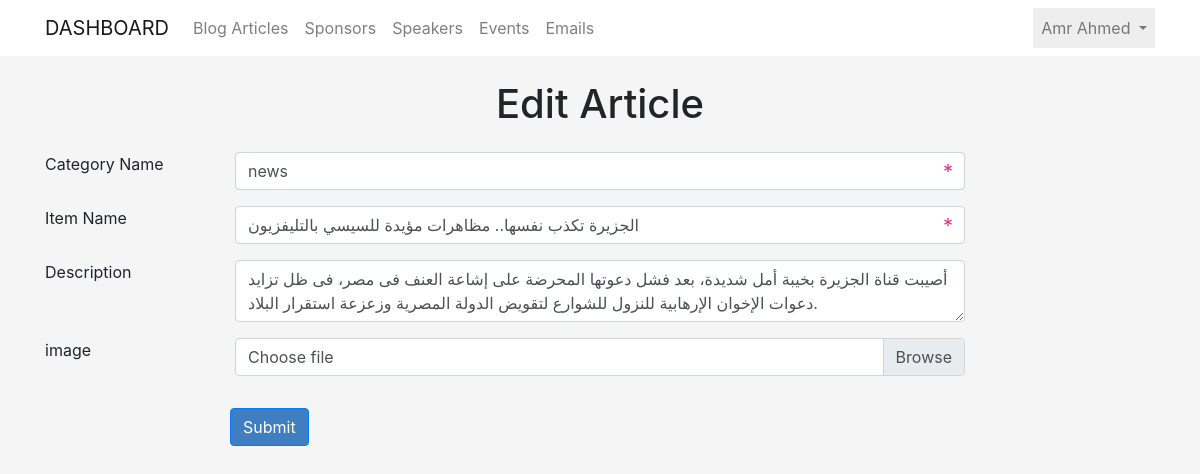
The app's page /admin/articles.php?do=edit&item_id=40 (signed in) with its own data.
### tables this page shows
CREATE TABLE `articles` (
  `item_id` int(11) NOT NULL,
  `name` varchar(255) NOT NULL,
  `description` text NOT NULL,
  `content` text NOT NULL,
  `add_date` date NOT NULL,
  `image` varchar(255) NOT NULL,
  `approval` smallint(6) NOT NULL,
  `cat_id` int(11) NOT NULL
);

CREATE TABLE `categories` (
  `cat_id` int(11) NOT NULL,
  `name` varchar(255) NOT NULL
);

### admin/articles.php (the view, shortened to what this page needs)
<?php
	if(isset($_SESSION['user_type'])){
		include 'init.inc.php';
		?>
		<div class="container">
		<?php
		$do = isset($_GET['do']) ? $_GET['do'] : 'Manage';
		if($do == 'Manage'){
			$query = '';
			if(isset($_GET['page']) && $_GET['page'] == 'Pending'){
				$query = 'AND RegStatus = 0';
			}
		?>
			<h1 class="text-center mb-4 mt-4">Manage Articles</h1>
			<a href="articles.php?do=add"><div class="add-button position-fixed d-flex justify-content-center align-articles-center">+</div></a>
		<?php
			$stmt = $db->prepare("SELECT 					articles.approval,articles.item_id,articles.name,articles.description,articles.add_date, articles.cat_id, categories.name AS cat_name FROM articles JOIN categories ON articles.cat_id = categories.cat_id ORDER BY articles.add_date DESC");
			$stmt->execute();
			if($stmt->rowCount() > 0){
				$rows = $stmt->fetchAll();
			?>
			<table class="table table-striped">
			  <thead class="thead-dark">
				<tr>
				  <th scope="col">Name</th>
				  <th scope="col">Description</th>
				  <th scope="col">Category Name</th>
				  <th scope="col">Adding Date</th>
				  <th scope="col">Control</th>
				</tr>
			 </thead>
			 <tbody>
			<?php
				foreach($rows as $row){
			?>
				<tr>
				  <td><?php echo $row['name']; ?></td>
				  <td><?php echo $row['description']; ?></td>
				  <td><?php echo $row['cat_name']; ?></td>
				  <td><?php echo $row['add_date']; ?></td>
				  <td>
					<?php
						if($row['approval'] == '1'){
							echo '<a href="../article.php?p=' . $row['item_id'] . '" class="mb-2 btn btn-primary btn-sm"><i class="fas fa-eye"></i> view</a>';
						}
					?>
					<a href="articles.php?do=edit&item_id=<?php echo $row['item_id']; ?>" class="mb-2 btn btn-info btn-sm"><i class="fas fa-edit"></i> Edit</a>
					<a href="articles.php?do=delete&item_id=<?php echo $row['item_id']; ?>" class="mb-2 btn btn-danger confirm btn-sm"><i class="fas fa-trash-alt"></i> DELETE</a>
				  </td>
				</tr>
			<?php
				}
			?>
			  </tbody>
			</table>
			<?php
			}else{
				echo "<div class='alert alert-danger text-center'>No Data was found.</div>";
			}
		}else if($do == 'edit'){
				$item_id = isset($_GET['item_id']) && is_numeric($_GET['item_id']) ? $_GET['item_id'] : 0;
				$stmt = $db->prepare("SELECT articles.item_id,articles.name,articles.description,
					categories.name AS cat_name
					FROM articles
					JOIN categories ON categories.cat_id = articles.cat_id
                    WHERE articles.item_id = ?");
				$stmt->execute(array($item_id));
				if( $stmt->rowCount() > 0){
					$fetch = $stmt->fetch();
					extract($fetch);
					?>
				<h1 class="text-center mb-4 mt-4">Edit Article</h1>
					<form action="articles.php?do=update" enctype="multipart/form-data" method="POST"class="new-item-form">
					<div class="form-group row">
						<label for="userEmail" class="col-sm-2">Category Name</label>
						<div  class="col-sm-10  col-md-8 position-relative">
							<input name="cat_name" type="text" placeholder="category name..."  class="form-control" id="userEmail" required="" value="<?php echo $cat_name; ?>">
						</div>
					</div>
					<div class="form-group row">
						<label for="userEmails" class="col-sm-2">Item Name</label>
						<div  class="col-sm-10  col-md-8">
							<input name="item_name" type="text" placeholder="category name..."  class="form-control" id="userEmails" required="" value="<?php echo $name; ?>">
						</div>
					</div>
					 <div class="form-group row">
						<label for="userNameEdit" class="col-sm-2">Description</label>
						<div  class="col-sm-10 col-md-8">
							<textarea class="form-control"placeholder="Item Description..." name="description" required="" ><?php echo $description; ?></textarea>
						</div>
					</div>
					<div class="form-group row">
						<label for="userEmails" class="col-sm-2">image</label>
						<div  class="col-sm-10  col-md-8">
							<div class="input-group mb-3">
							  <div class="custom-file">
								<label class="custom-file-label" for="inputGroupFile01">Choose file</label>
							  </div>
							</div>
						</div>
					</div>
					<button type="submit" class="btn btn-primary offset-md-2">Submit</button>
				</form>
			<?php
				}else{
					$msg = "<div class='alert alert-danger text-center'>There's no such id</div>";
					redirect('articles.php' , $msg , 5);
				}
		}else if($do == 'insert'){
				if($_SERVER['REQUEST_METHOD'] == 'POST'){
					$cat_name 		= trim($_POST['cat_name']);
					$item_name		= trim($_POST['item_name']);
					$description 	= trim($_POST['description']);
					$content 		= trim($_POST['content']);
					$countErrors 	= 0;
					$errors = array();
					$files 		= $_FILES['articleImage'];
					$filename 	= $files['name'];
					$filetype 	= $files['type'];
					$filesize 	= $files['size'];
					$tmpname 	= $files['tmp_name'];
					$fileerror 	= $files['error'];
					$image_name = '';
					$dir = scandir(__DIR__ . '/../');
					if(!in_array('uploaded_files',$dir)){
						mkdir(__DIR__ . '/../uploaded_files/');
					}
					$acceptable_ext = ['jpg' , 'jpeg'  , 'png'];
						if($fileerror == 4){
							$countErrors++;
							$errors[] = 'No Files Were Uploaded';
						}else{
							if( !in_array(strtolower(explode('/' ,$filetype)[1]) , $acceptable_ext) ){
								$countErrors++;
								$errors[] = 'File Type not Acceptable';
							}
							if($filesize > 25000000){
								$countErrors++;
								$errors[] = 'File Size is larger than 15MB';
							}
						}
					function Validate($cat_name , $item_name , $description   , $countErrors){
						global $errors;
						if(empty($cat_name)){
							$errors[] = 'Category Name Can\'t Be Empty';
							$countErrors++;
						}
						if(empty($item_name)){
							$errors[] = 'Item Name Can\'t Be Empty';
							$countErrors++;
						}
						if(empty($description)){
							$errors[] = 'Description Can\'t Be Empty';
							$countErrors++;
						}
						if(count($errors) > 0){
							foreach($errors as $err){
								echo '<div class="alert alert-danger text-center">' . $err . '</div>';
							}
							$msg = '';
							redirect('' , $msg , 7);
						}
					}
					$count = checkItem('categories' , 'name' , $cat_name);
					if($count > 0){
						$stmt = $db->prepare("SELECT cat_id FROM categories WHERE name = ? LIMIT 1;");
						$stmt->execute(array($cat_name));
						$row = $stmt->fetch();
						$cat_id = $row['cat_id'];
						Validate($cat_name , $item_name , $description   , $countErrors);
						if($countErrors == 0){
							function compress($type ,$source, $destination, $quality) {
								$info = getimagesize($source);
								if($type == 'jpg'){
									$image = imagecreatefromjpeg($source);
									imagejpeg($image, $destination, $quality);
								}else if($type == 'png'){
									$image = imagecreatefrompng($source);
									imagepng($image, $destination, $quality);
								}
							}
							if($filetype == 'image/jpeg' || $filetype == 'image/jpg'){
								$image_name = $item_name . uniqid(true) . '.jpg';
								compress('jpg' , $tmpname , '../uploaded_files/' . $image_name , 20);
							}else if($filetype == 'image/png'){
								$image_name = $item_name . uniqid(true) . '.png';
								compress('png' , $tmpname , '../uploaded_files/' . $image_name , 7);
							}
							$stmt = $db->prepare("INSERT INTO articles (name,description,content,add_date,cat_id,image,approval) VALUES (?,?,?,NOW(),? , ?,?)");
							$stmt->execute(array($item_name , $description, $content , $cat_id , $image_name , "1"));
							$msg = "<div class='alert alert-success text-center'>Article Added Successfully</div>";
							redirect("articles.php", $msg , 5);
						}
					}else{
						Validate($cat_name , $item_name , $description   , $countErrors);
						if($countErrors == 0){
							function compress($type ,$source, $destination, $quality) {
								$info = getimagesize($source);
								if($type == 'jpg'){
									$image = imagecreatefromjpeg($source);
									imagejpeg($image, $destination, $quality);
								}else if($type == 'png'){
									$image = imagecreatefrompng($source);
									imagepng($image, $destination, $quality);
								}
							}
							if($filetype == 'image/jpeg' || $filetype == 'image/jpg'){
								$image_name = $item_name . uniqid(true) . '.jpg';
								compress('jpg' , $tmpname , '../uploaded_files/' . $image_name , 20);
							}else if($filetype == 'image/png'){
								$image_name = $item_name . uniqid(true) . '.png';
								compress('png' , $tmpname , '../uploaded_files/' . $image_name , 7);
							}
							$ins = $db->prepare("INSERT INTO categories (name) VALUES (?)");
							$ins->execute(array($cat_name));
							$stmt = $db->prepare("SELECT cat_id FROM categories WHERE name = ? LIMIT 1;");
							$stmt->execute(array($cat_name));
							$row = $stmt->fetch();
							$cat_id = $row['cat_id'];
							$stmt2 = $db->prepare("INSERT INTO articles (name,description,content,add_date,cat_id,image,approval) VALUES (?,?,?,NOW(),? ,?, ?)");
							$stmt2->execute(array($item_name , $description , $content , $cat_id , $image_name, "1"));
							$msg = "<div class='alert alert-success text-center'>Article Added Successfully</div>";
							redirect("articles.php", $msg , 5);
						}
					}
				}else{
					$msg = '<div class="text-center alert alert-danger">You Can\'t Access This Page Directly</div>';
					redirect('', $msg , 3);
				}
		}else if($do == 'update'){
				if($_SERVER['REQUEST_METHOD'] == 'POST'){
					$item_id 		= $_POST['item_id'];
					$cat_name 		= trim($_POST['cat_name']);
					$item_name		= trim($_POST['item_name']);
					$description 	= trim($_POST['description']);
					$countErrors 	= 0;
					function Validate($cat_name , $item_name , $description   , $countErrors){
						$errors = array();
						if(empty($cat_name)){
							$errors[] = 'Category Name Can\'t Be Empty';
							$countErrors++;
						}
						if(empty($item_name)){
							$errors[] = 'Item Name Can\'t Be Empty';
							$countErrors++;
						}
						if(empty($description)){
							$errors[] = 'Description Can\'t Be Empty';
							$countErrors++;
						}
						if(count($errors) > 0){
							foreach($errors as $err){
								echo '<div class="alert alert-danger text-center">' . $err . '</div>';
							}
							$msg = '';
							redirect('' , $msg , 7);
						}
					}
					$count = checkItem('categories' , 'name' , $cat_name);
					if($count > 0){
						$stmt = $db->prepare("SELECT cat_id FROM categories WHERE name = ? LIMIT 1;");
						$stmt->execute(array($cat_name));
						$row = $stmt->fetch();
						$cat_id = $row['cat_id'];
						Validate($cat_name , $item_name , $description   , $countErrors);
						if($countErrors == 0){
							$stmt = $db->prepare("UPDATE articles SET name = ?,description = ?,cat_id = ? WHERE item_id = ?");
							$stmt->execute(array($item_name , $description, $cat_id  , $item_id));
						}
					}else{
						Validate($cat_name , $item_name , $description   , $countErrors);
						if($countErrors == 0){
							$ins = $db->prepare("INSERT INTO categories (name) VALUES (?)");
							$ins->execute(array($cat_name));
							$stmt = $db->prepare("SELECT cat_id FROM categories WHERE name = ? LIMIT 1;");
							$stmt->execute(array($cat_name));
							$row = $stmt->fetch();
							$cat_id = $row['cat_id'];
							$stmt2 = $db->prepare("UPDATE articles SET name = ?,description = ?,cat_id = ? WHERE item_id = ?");
							$stmt2->execute(array($item_name , $description,$cat_id , $item_id));
						}
					}
					if($countErrors == 0){
						$msg = '';
						redirect('ckeditor.php?article_id=' . $item_id , $msg , 0);
					}
				}else{
					$msg = '<div class="text-center alert alert-danger">You Can\'t Access This Page Directly</div>';
					redirect('', $msg , 3);
				}
		}else if($do == 'delete'){
				if(isset($_SERVER['HTTP_REFERER'])){
				$item_id = isset($_GET['item_id']) && is_numeric($_GET['item_id']) ? $_GET['item_id'] : 0;
				$count = checkItem('articles' , 'item_id' , $item_id );
				if($count > 0){
					$stmt = $db->prepare("DELETE FROM articles WHERE item_id = ?");
					$stmt->execute(array($item_id));
					if($stmt->rowCount() > 0){
						$msg = '<div class="alert alert-success text-center">Item Deleted Successfully.</div>';
						redirect('' , $msg , 3);
					}else{
						$msg = '<div class="alert alert-danger text-center">Failed To Delete Item.</div>';
						redirect('' , $msg , 3);
					}
				}else{
					$msg = '<div class="alert alert-danger text-center">There\'s No Item Found With this ID : ' . $cat_id . '</div>';
					redirect('' , $msg , 3);
				}
			}else{
				$msg = '<div class="alert alert-danger text-center">You Can\'t View This page Directly</div>';
				redirect('index.php' , $msg , 3);
			}
		}else if($do == 'approve'){
			if(isset($_SERVER['HTTP_REFERER'])){
				$item_id = isset($_GET['item_id']) && is_numeric($_GET['item_id']) ? $_GET['item_id'] : 0;
				$count = checkItem('articles' , 'item_id' , $item_id );
				if($count > 0){
					$stmt = $db->prepare("UPDATE articles SET approval = 1 WHERE item_id = ?");
					$stmt->execute(array($item_id));
					if($stmt->rowCount() > 0){
						$msg = '<div class="alert alert-success text-center">Item Approved.</div>';
						redirect('' , $msg , 3);
					}else{
						$msg = '<div class="alert alert-danger text-center">Failed To Delete Item.</div>';
						redirect('' , $msg , 3);
					}
				}else{
					$msg = '<div class="alert alert-danger text-center">There\'s No Item Found With this ID : ' . $item_id . '</div>';
					redirect('' , $msg , 3);
				}
			}else{
				$msg = '<div class="alert alert-danger text-center">You Can\'t View This page Directly</div>';
				redirect('index.php' , $msg , 3);
			}
		}
	}else{
		header("Location: index.php");
		exit();
	}
	?>
	</div>
	<?php
	include $tpls . '/footer.inc.php';
	?>

### admin/layout/css/main.css (style rules this page uses)
body { background:#f5f5f5; }
.btn-primary { background-color: #407ec2; }
.form-control { position:relative }

### records on screen
articles: cat_name "news", item_name "الجزيرة تكذب نفسها.. مظاهرات مؤيدة للسيسي بالتليفزيون", description "أصيبت قناة الجزيرة بخيبة أمل شديدة، بعد فشل دعوتها المحرضة على إشاعة العنف فى مصر، فى ظل تزايد دعوات الإخوان الإرهابية للنزول للشوارع لتقويض الدولة المصرية وزعزعة استقرار البلاد."

### other values on screen
lang('dashboard_home') "DASHBOARD"
$_SESSION['user_name'] "Amr Ahmed"
